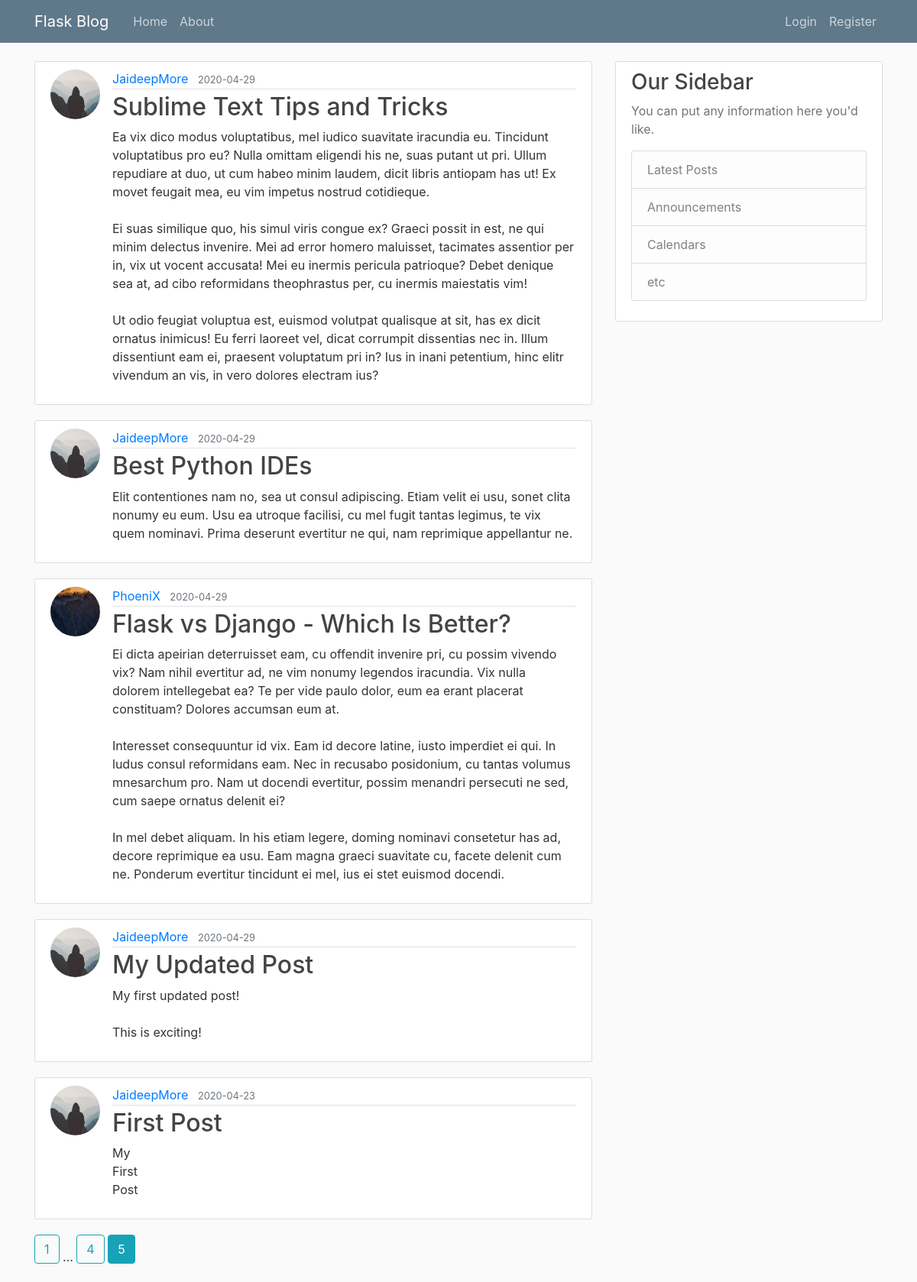
The app's page /?page=5 with its own data.
### flask_blog/models.py (models this page shows, shortened)
class Post(db.Model):
    id = db.Column(db.Integer, primary_key=True)
    title = db.Column(db.String, nullable = False)
    date_posted = db.Column(db.DateTime, nullable = False, default = datetime.utcnow)
    content = db.Column(db.Text, nullable = False)
    author_id = db.Column(db.Integer, db.ForeignKey('user.id'), nullable=False)

class User(db.Model, UserMixin):
    id = db.Column(db.Integer, primary_key=True)
    username = db.Column(db.String, unique=True, nullable = False)
    email = db.Column(db.String, unique = True, nullable = False)
    image_file = db.Column(db.String, nullable = False, default="default.jpg")
    password = db.Column(db.String, nullable = False)
    posts = db.relationship('Post', backref="author", lazy=True)

### flask_blog/routes.py (the view)
@app.route('/home')
@app.route("/")
def home():
    page = request.args.get("page", 1, type=int)
    posts = Post.query.order_by(Post.date_posted.desc()).paginate(page=page, per_page=5)
    return render_template("home.html", posts=posts)

### flask_blog/templates/home.html (shortened to what this page needs)
{% extends "base.html" %}
{% block content %}
    {% for post in posts.items %}
        <article class="media content-section">
            <img class="rounded-circle article-img" src="{{ url_for('static', filename='profile_pic/'+ post.author.image_file) }}" alt="">
            <div class="media-body">
                <div class="article-metadata">
                <a class="mr-2" href="#">{{ post.author.username }}</a>
                <small class="text-muted">{{ post.date_posted.strftime('%Y-%m-%d') }}</small>
                </div>
                <h2><a class="article-title" href="{{url_for('post', post_id=post.id)}}">{{ post.title }}</a></h2>
                <p class="article-content">{{ post.content }}</p>
            </div>
        </article>
    {% endfor %}
    {% for page_num in posts.iter_pages(left_edge=1, right_edge=1, left_current=1, right_current=2) %}
        {% if page_num %}
            {% if posts.page == page_num %}
                <a class="btn btn-info mb-4" href="{{ url_for('home', page=page_num) }}">{{ page_num }}</a>
            {% else %}
                <a class="btn btn-outline-info mb-4" href="{{ url_for('home', page=page_num) }}">{{ page_num }}</a>
            {% endif %}
        {% else %}
            ...
        {% endif %}
    {% endfor %}
{% endblock content %}

### flask_blog/static/main.css (style rules this page uses)
body { background: #fafafa; color: #333333; margin-top: 5rem; }
h1, h2, h3, h4, h5, h6 { color: #444444; }
.content-section { background: #ffffff; padding: 10px 20px; border: 1px solid #dddddd; border-radius: 3px; margin-bottom: 20px; }
.article-title { color: #444444; }
.article-content { white-space: pre-line; }
.article-img { height: 65px; width: 65px; margin-right: 16px; }
.article-metadata { padding-bottom: 1px; margin-bottom: 4px; border-bottom: 1px solid #e3e3e3 }

### records on screen
Post: image_file (placeholder picture), author.username "JaideepMore", date_posted "2020-04-29", title "Sublime Text Tips and Tricks", content "Ea vix dico modus voluptatibus, mel iudico suavitate iracundia eu. Tincidunt voluptatibus pro eu? Nulla omittam eligendi his ne, suas putant ut pri. Ullum repudiare at duo, ut cum habeo minim laudem, dicit libris antiopam has ut! Ex movet feugait mea, eu vim impetus nostrud cotidieque. Ei suas similique quo, his simul viris congue ex? Graeci possit in est, ne qui minim delectus invenire. Mei ad error homero maluisset, tacimates assentior per in, vix ut vocent accusata! Mei eu inermis pericula patrioque? Debet denique sea at, ad cibo reformidans theophrastus per, cu inermis maiestatis vim! Ut odio feugiat voluptua est, euismod volutpat qualisque at sit, has ex dicit ornatus inimicus! Eu…"
Post: image_file (placeholder picture), author.username "JaideepMore", date_posted "2020-04-29", title "Best Python IDEs", content "Elit contentiones nam no, sea ut consul adipiscing. Etiam velit ei usu, sonet clita nonumy eu eum. Usu ea utroque facilisi, cu mel fugit tantas legimus, te vix quem nominavi. Prima deserunt evertitur ne qui, nam reprimique appellantur ne."
Post: image_file (picture), author.username "PhoeniX", date_posted "2020-04-29", title "Flask vs Django - Which Is Better?", content "Ei dicta apeirian deterruisset eam, cu offendit invenire pri, cu possim vivendo vix? Nam nihil evertitur ad, ne vim nonumy legendos iracundia. Vix nulla dolorem intellegebat ea? Te per vide paulo dolor, eum ea erant placerat constituam? Dolores accumsan eum at. Interesset consequuntur id vix. Eam id decore latine, iusto imperdiet ei qui. In ludus consul reformidans eam. Nec in recusabo posidonium, cu tantas volumus mnesarchum pro. Nam ut docendi evertitur, possim menandri persecuti ne sed, cum saepe ornatus delenit ei? In mel debet aliquam. In his etiam legere, doming nominavi consetetur has ad, decore reprimique ea usu. Eam magna graeci suavitate cu, facete delenit cum ne. Ponderum…"
Post: image_file (placeholder picture), author.username "JaideepMore", date_posted "2020-04-29", title "My Updated Post", content "My first updated post! This is exciting!"
Post: image_file (placeholder picture), author.username "JaideepMore", date_posted "2020-04-23", title "First Post", content "My First Post"

### other values on screen
{{ page_num }} "1" "4"
{{ page_num }} "5"
